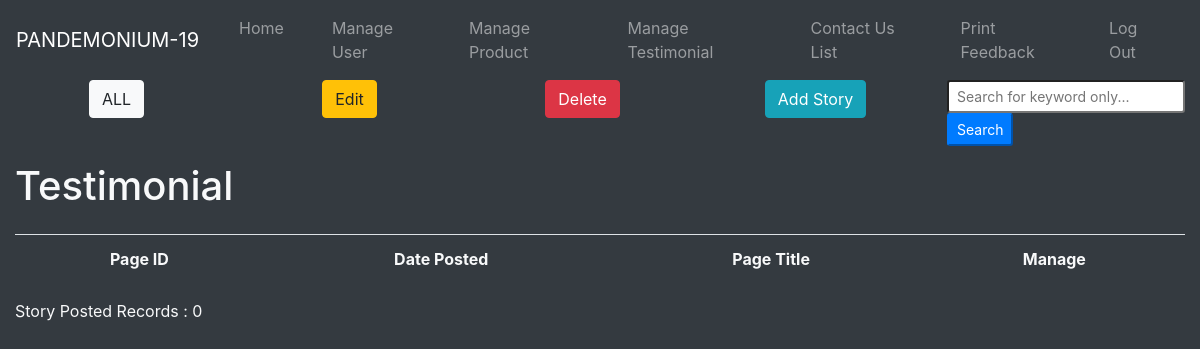
The page /admin/manage testimonial.php?page=2 on the database as committed earlier.
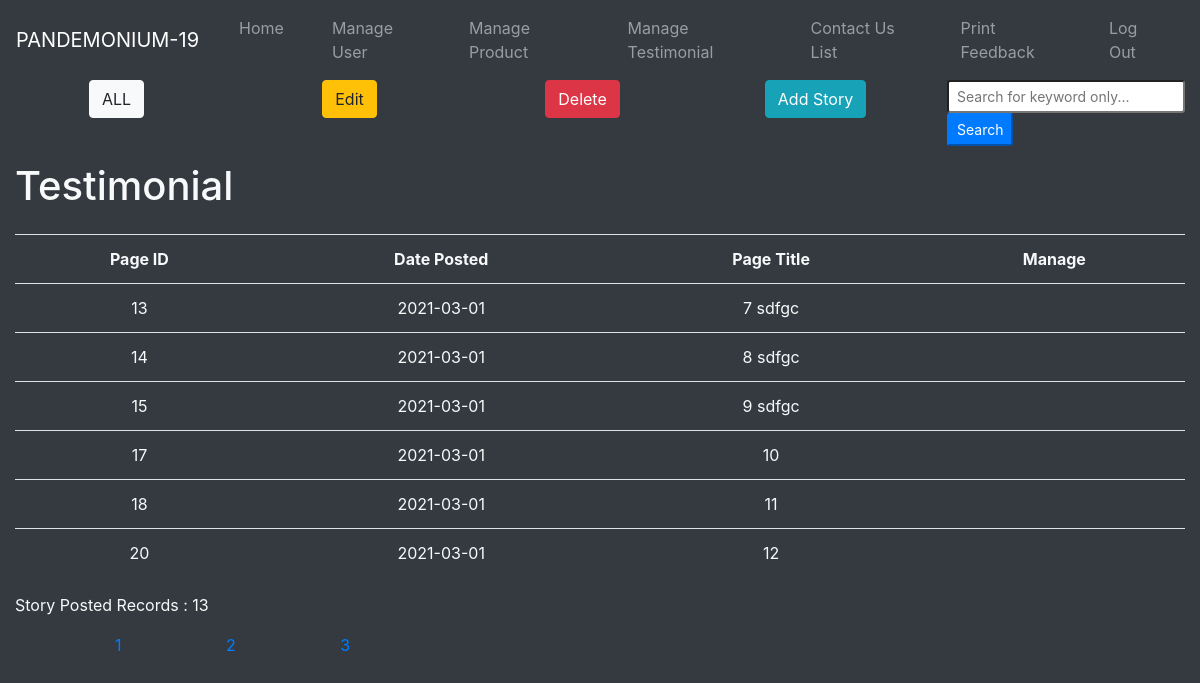
The same page on the database as committed later.
### tables this page shows
CREATE TABLE `story` (
  `storyID` int(10) NOT NULL,
  `storyAuthor` varchar(50) NOT NULL,
  `storyDate` date NOT NULL,
  `storyTitle` varchar(100) NOT NULL,
  `storyBoard` longtext NOT NULL,
  `storyView` int(10) NOT NULL DEFAULT 0,
  `storyMedia` longblob DEFAULT NULL
);

### admin/manage testimonial.php (the view, shortened to what this page needs)
<!DOCTYPE html>
<html lang="en">
<head>
    <?php include("data_connection.php"); ?>
    <link rel="stylesheet" href="https://maxcdn.bootstrapcdn.com/bootstrap/4.0.0/css/bootstrap.min.css"
>
    <?php require("adminNav.php"); ?>
</head>
<body class="bg-dark text-light">
    <div class="container-fluid">
        <div class="row">
            <div class="col">
                <button class="btn btn-light mx-auto d-block" onclick="location.href = 'manage testimonial.php'">ALL</button>
            </div>
            <div class="col">
                <button class="btn btn-warning mx-auto d-block" onclick="location.href = 'manage testimonial_edit.php'">Edit</button>
            </div>
            <div class="col">
                <button class="btn btn-danger mx-auto d-block" onclick="location.href='manage testimonial_delete.php'">Delete</button>
            </div>
            <div class="col">
                <button class="btn btn-info mx-auto d-block" onclick="location.href = 'addStory.php'">Add Story</button>
            </div>
            <div class="col mx-auto d-block">
                <form name="search_testimonial" method="post">
                    <input type="search" class="form-control-sm" spellcheck="false" placeholder="Search for keyword only..." name="search" id="search_text">
                    <input class="btn-sm btn-primary" type="submit" value="Search">
                </form>
            </div>
        </div>
    <div class="row mr-2 my-3">
            <div class="col">
                <h1>Testimonial</h1>
            </div>
        </div>
        <div id="testitable">
        <table class="table">
            <tr>
                <th scope="col" class="text-center">Page ID</th>
                <th scope="col" class="text-center">Date  Posted</th>
                <th scope="col" class="text-center">Page Title</th>
                <th scope="col" class="text-center">Manage</th>
            </tr>
            <?php
            $per_page = 6;
            if (!isset($_GET["page"]))
            {
                $p = 1;
            }
            else
            {
                $p = $_GET["page"];
            }
            if (!isset($_POST['search']))
            {
                $query = "SELECT * FROM story";
                $result = mysqli_query($conn, $query) or die( mysqli_error($conn));;
                $number_of_result = mysqli_num_rows($result);
                $num_page = ceil($number_of_result/$per_page);
                if (!isset($_GET["page"]))
                {
                    $p = 1;
                }
                else
                {
                    $p = $_GET["page"];
                }
                $first_page_result = ($p - 1) * $per_page;
                $query = 'SELECT * FROM story LIMIT ' . $first_page_result . ',' . $per_page;
                $result = mysqli_query($conn, $query) or die( mysqli_error($conn));
                while($row = mysqli_fetch_array($result))
                {
                    $id = $row["storyID"];
                    $date = $row["storyDate"];
                    $title = $row["storyTitle"];
                    ?>
                    <tr>
                        <td class="text-center"><?php echo $id;?></td>
                        <td class="text-center"><?php echo $date;?></td>
                        <td class="text-center"><?php echo $title;?></td>
                        <td></td>
                    </tr>
                    <?php
                }
                ?>
        </table>
    </div>
    <p>Story Posted Records : <?php echo $number_of_result?></p>
    <?php
            for ($p = 1; $p <= $num_page; $p++)
            {
                echo '<a style="padding-left: 100px;" href="manage testimonial.php?page=' . $p . '">' . $p . '</a> ';
            }
        }
        ?>
</div>
</body>
</html>

Rows that differ between the two databases and show on the page:
added story: storyID "13", storyDate "2021-03-01", storyTitle "7 sdfgc"
added story: storyID "14", storyDate "2021-03-01", storyTitle "8 sdfgc"
added story: storyID "15", storyDate "2021-03-01", storyTitle "9 sdfgc"
added story: storyID "17", storyDate "2021-03-01", storyTitle "10"
added story: storyID "18", storyDate "2021-03-01", storyTitle "11"
added story: storyID "20", storyDate "2021-03-01", storyTitle "12"
Other text that changed with them:
$number_of_result: "0" → "13"
new list line: "1"
new list line: "2"
new list line: "3"
